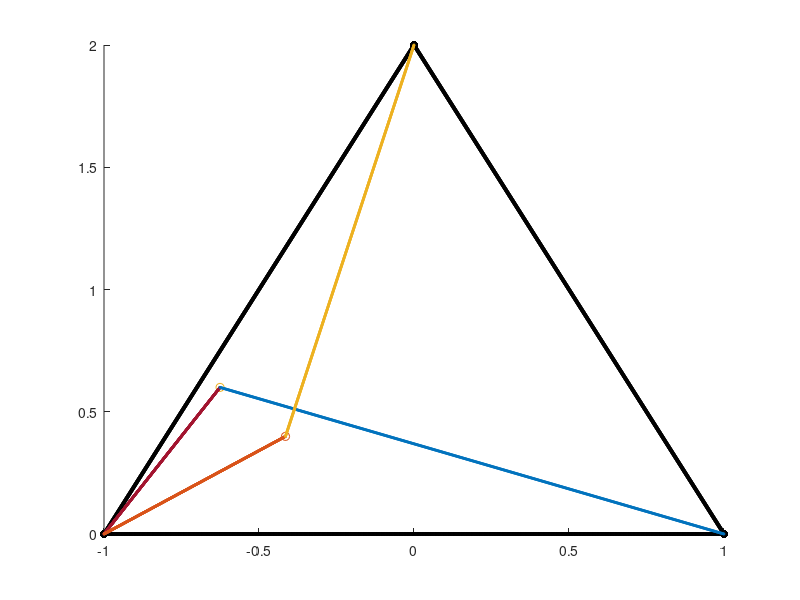

Reproduce this figure in MATLAB. (Note: this script raises an error after producing the figure.)
clear all; close all;
%% Initialization
A = [1,-1,0;0,0,2];
%%% 1) random initialization choice (remove comment to enable)
% x1 = randn(2, 1);
% x2 = randn(2, 1);
%%% 2) random initialization choice inside the conv-hull (remove comment to
%%% enable)
% lambda1 = rand(3,1);
% x1 = A * lambda1 / sum(lambda1);
% lambda2 = rand(3,1);
% x2 = A * lambda2 / sum(lambda2);
%%% 2) special initialization choice (add comment to disable)
lambda1 = rand(3,1);
x1 = A * lambda1 / sum(lambda1);
lambda2 = rand(3,1);
x2 = [x1, A(:,2:3)] * lambda2 / sum(lambda2);
%% Plot the figure
scatter(A(1,:),A(2,:), 'k', 'filled');
hold on;
scatter(x1(1), x1(2), 'r*');
scatter(x2(1), x2(2), 'b*');
scatter(linspace(-1,1,1000),zeros(1,1000),5,'k');
scatter(linspace(-1,0,1000),2+2*linspace(-1,0,1000),5,'k');
scatter(linspace(0,1,1000),2-2*linspace(0,1,1000),5,'k');
scatter(linspace(-1,x2(1),1000), ...
    x2(2)/(x2(1)+1)*(linspace(-1,x2(1),1000)+1),2,'m*');
scatter(linspace(x2(1),1,1000), ...
    x2(2)/(x2(1)-1)*(linspace(x2(1),1,1000)-1),2,'m*');
scatter(linspace(-1,x1(1),1000), ...
    x1(2)/(x1(1)+1)*(linspace(-1,x1(1),1000)+1),2,'m*');
scatter(linspace(0,x1(1),1000), ...
    (x1(2)-2)/x1(1)*(linspace(0,x1(1),1000))+2,2,'m*');
%% data generation
d11 = norm(x1-A(:,1));
d12 = norm(x1-A(:,2));
d22 = norm(x2-A(:,2));
d23 = norm(x2-A(:,3));
d12h = norm(x1-x2);
%% SOCP
cvx_begin
variables z1(2) z2(2)
minimize(0)
subject to
norm(z1-A(:,1))<=d11
norm(z1-A(:,2))<=d12
norm(z2-A(:,2))<=d22
norm(z2-A(:,3))<=d23
norm(z1-z2)<=d12h
cvx_end
fprintf('x1 error = %3.4e\n', norm(z1-x1));
fprintf('x2 error = %3.4e\n', norm(z2-x2));
scatter(z1(1), z1(2), 'ro', 'filled');
scatter(z2(1), z2(2), 'bo', 'filled');
title('red *: x1; blue *: x2; red o: x1-num; blue o: x2-num');
hold off